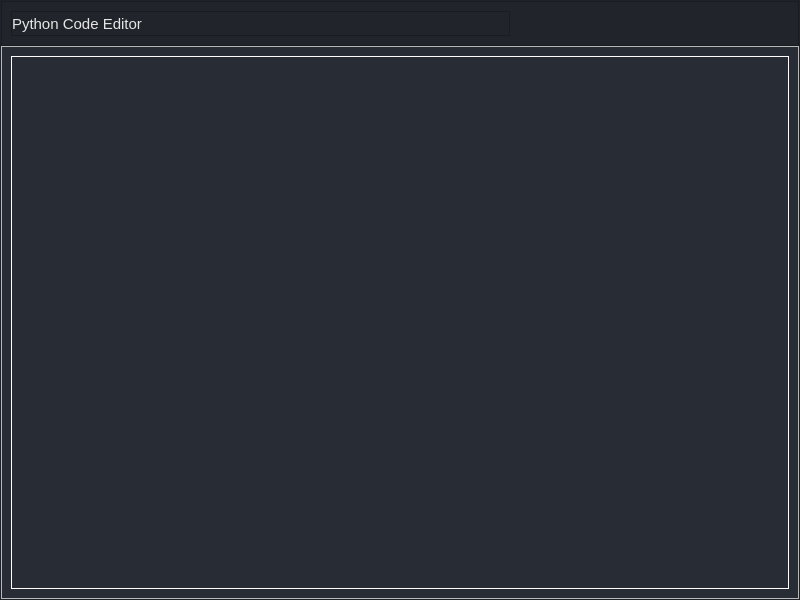
<?xml version="1.0" encoding="UTF-8"?>
<ui version="4.0">
 <class>MainWindow</class>
 <widget class="QMainWindow" name="MainWindow">
  <property name="geometry">
   <rect>
    <x>0</x>
    <y>0</y>
    <width>800</width>
    <height>600</height>
   </rect>
  </property>
  <property name="windowTitle">
   <string>Python Code Editor</string>
  </property>
  <widget class="QWidget" name="centralwidget">
   <layout class="QVBoxLayout" name="verticalLayout">
    <property name="spacing">
     <number>0</number>
    </property>
    <property name="leftMargin">
     <number>0</number>
    </property>
    <property name="topMargin">
     <number>0</number>
    </property>
    <property name="rightMargin">
     <number>0</number>
    </property>
    <property name="bottomMargin">
     <number>0</number>
    </property>
    <item>
     <widget class="QFrame" name="bg">
      <property name="styleSheet">
       <string notr="true">/* /////////////////////////////////////////
BACKGROUND COLOR OF THE APP */
#bg{background-color: rgb(40, 44, 52)}

/* /////////////////////////////////////////
LABEL STYLESHEET */
QLabel{
	color: rgb(230, 230, 230);
	font-family: &quot;Segoe UI&quot;;
	font-size: 15px
}
/* /////////////////////////////////////////
TOOL TIP */
QToolTip {
	color: #ffffff;
	background-color: rgba(33, 37, 43, 180);
	border: 1px solid rgb(44, 49, 58);
	background-image: none;
	background-position: left center;
    background-repeat: no-repeat;
	border: none;
	border-left: 2px solid rgb(255, 121, 198);
	text-align: left;
	padding-left: 8px;
	margin: 0px;
}</string>
      </property>
      <property name="frameShape">
       <enum>QFrame::StyledPanel</enum>
      </property>
      <property name="frameShadow">
       <enum>QFrame::Raised</enum>
      </property>
      <layout class="QVBoxLayout" name="verticalLayout_2">
       <property name="spacing">
        <number>0</number>
       </property>
       <property name="leftMargin">
        <number>0</number>
       </property>
       <property name="topMargin">
        <number>0</number>
       </property>
       <property name="rightMargin">
        <number>0</number>
       </property>
       <property name="bottomMargin">
        <number>0</number>
       </property>
       <item>
        <widget class="QFrame" name="topBar">
         <property name="maximumSize">
          <size>
           <width>16777215</width>
           <height>50</height>
          </size>
         </property>
         <property name="sizeIncrement">
          <size>
           <width>0</width>
           <height>50</height>
          </size>
         </property>
         <property name="styleSheet">
          <string notr="true">QFrame{background-color: rgb(33, 37, 43);}

/* /////////////////////////////////////////
TOP BAR BUTTONS STYLE SHEET*/
QPushButton{
	border: none;
	background-color: rgb(33, 37, 43);
}
QPushButton:hover{	
	background-color: rgb(40, 44, 52);
}
QPushButton:pressed{
	background-color: rgb(14, 16, 18)
}
</string>
         </property>
         <property name="frameShape">
          <enum>QFrame::StyledPanel</enum>
         </property>
         <property name="frameShadow">
          <enum>QFrame::Raised</enum>
         </property>
         <layout class="QHBoxLayout" name="horizontalLayout">
          <item>
           <widget class="QFrame" name="frame_2">
            <property name="frameShape">
             <enum>QFrame::StyledPanel</enum>
            </property>
            <property name="frameShadow">
             <enum>QFrame::Raised</enum>
            </property>
            <layout class="QVBoxLayout" name="verticalLayout_3">
             <property name="spacing">
              <number>0</number>
             </property>
             <property name="leftMargin">
              <number>0</number>
             </property>
             <property name="topMargin">
              <number>0</number>
             </property>
             <property name="rightMargin">
              <number>0</number>
             </property>
             <property name="bottomMargin">
              <number>0</number>
             </property>
             <item>
              <widget class="QLabel" name="titleBar">
               <property name="styleSheet">
                <string notr="true"/>
               </property>
               <property name="text">
                <string>Python Code Editor</string>
               </property>
              </widget>
             </item>
            </layout>
           </widget>
          </item>
          <item>
           <widget class="QPushButton" name="zoomOutBtn">
            <property name="minimumSize">
             <size>
              <width>25</width>
              <height>25</height>
             </size>
            </property>
            <property name="maximumSize">
             <size>
              <width>25</width>
              <height>25</height>
             </size>
            </property>
            <property name="text">
             <string/>
            </property>
            <property name="icon">
             <iconset resource="Resources.qrc">
              <normaloff>:/Icons/img/icons/cil-zoom-out.png</normaloff>:/Icons/img/icons/cil-zoom-out.png</iconset>
            </property>
            <property name="shortcut">
             <string>Ctrl+-</string>
            </property>
           </widget>
          </item>
          <item>
           <widget class="QPushButton" name="zoomInBtn">
            <property name="minimumSize">
             <size>
              <width>25</width>
              <height>25</height>
             </size>
            </property>
            <property name="maximumSize">
             <size>
              <width>25</width>
              <height>25</height>
             </size>
            </property>
            <property name="text">
             <string/>
            </property>
            <property name="icon">
             <iconset resource="Resources.qrc">
              <normaloff>:/Icons/img/icons/cil-zoom-in.png</normaloff>:/Icons/img/icons/cil-zoom-in.png</iconset>
            </property>
            <property name="shortcut">
             <string>Ctrl+=</string>
            </property>
           </widget>
          </item>
          <item>
           <widget class="QPushButton" name="runFileBtn">
            <property name="minimumSize">
             <size>
              <width>25</width>
              <height>25</height>
             </size>
            </property>
            <property name="maximumSize">
             <size>
              <width>25</width>
              <height>25</height>
             </size>
            </property>
            <property name="toolTip">
             <string>Run File in Terminal (F5)</string>
            </property>
            <property name="text">
             <string/>
            </property>
            <property name="icon">
             <iconset resource="Resources.qrc">
              <normaloff>:/Icons/img/icons/cil-media-play.png</normaloff>:/Icons/img/icons/cil-media-play.png</iconset>
            </property>
            <property name="shortcut">
             <string>F5</string>
            </property>
           </widget>
          </item>
          <item>
           <widget class="QPushButton" name="openFileBtn">
            <property name="minimumSize">
             <size>
              <width>25</width>
              <height>25</height>
             </size>
            </property>
            <property name="maximumSize">
             <size>
              <width>25</width>
              <height>25</height>
             </size>
            </property>
            <property name="toolTip">
             <string>Open File (ctrl + o)</string>
            </property>
            <property name="text">
             <string/>
            </property>
            <property name="icon">
             <iconset resource="Resources.qrc">
              <normaloff>:/Icons/img/icons/cil-folder-open.png</normaloff>:/Icons/img/icons/cil-folder-open.png</iconset>
            </property>
            <property name="shortcut">
             <string>Ctrl+O</string>
            </property>
           </widget>
          </item>
          <item>
           <widget class="QPushButton" name="saveAsBtn">
            <property name="minimumSize">
             <size>
              <width>25</width>
              <height>25</height>
             </size>
            </property>
            <property name="maximumSize">
             <size>
              <width>25</width>
              <height>25</height>
             </size>
            </property>
            <property name="toolTip">
             <string>Save As (ctrl + Shit + s)</string>
            </property>
            <property name="text">
             <string/>
            </property>
            <property name="icon">
             <iconset resource="Resources.qrc">
              <normaloff>:/Icons/img/icons/cil-notes.png</normaloff>:/Icons/img/icons/cil-notes.png</iconset>
            </property>
            <property name="shortcut">
             <string>Ctrl+Shift+S</string>
            </property>
           </widget>
          </item>
          <item>
           <widget class="QPushButton" name="saveFileBtn">
            <property name="minimumSize">
             <size>
              <width>25</width>
              <height>25</height>
             </size>
            </property>
            <property name="maximumSize">
             <size>
              <width>25</width>
              <height>25</height>
             </size>
            </property>
            <property name="toolTip">
             <string>Save File (ctrl + s)</string>
            </property>
            <property name="text">
             <string/>
            </property>
            <property name="icon">
             <iconset resource="Resources.qrc">
              <normaloff>:/Icons/img/icons/cil-save.png</normaloff>:/Icons/img/icons/cil-save.png</iconset>
            </property>
            <property name="shortcut">
             <string>Ctrl+S</string>
            </property>
           </widget>
          </item>
          <item>
           <widget class="QPushButton" name="minimizeBtn">
            <property name="minimumSize">
             <size>
              <width>25</width>
              <height>25</height>
             </size>
            </property>
            <property name="maximumSize">
             <size>
              <width>25</width>
              <height>25</height>
             </size>
            </property>
            <property name="toolTip">
             <string>Minimize</string>
            </property>
            <property name="text">
             <string/>
            </property>
            <property name="icon">
             <iconset resource="Resources.qrc">
              <normaloff>:/Icons/img/icons/cil-window-minimize.png</normaloff>:/Icons/img/icons/cil-window-minimize.png</iconset>
            </property>
           </widget>
          </item>
          <item>
           <widget class="QPushButton" name="maxBtn">
            <property name="minimumSize">
             <size>
              <width>25</width>
              <height>25</height>
             </size>
            </property>
            <property name="maximumSize">
             <size>
              <width>25</width>
              <height>25</height>
             </size>
            </property>
            <property name="toolTip">
             <string>Maximize</string>
            </property>
            <property name="text">
             <string/>
            </property>
            <property name="icon">
             <iconset resource="Resources.qrc">
              <normaloff>:/Icons/img/icons/cil-window-maximize.png</normaloff>:/Icons/img/icons/cil-window-maximize.png</iconset>
            </property>
           </widget>
          </item>
          <item>
           <widget class="QPushButton" name="closeBtn">
            <property name="minimumSize">
             <size>
              <width>25</width>
              <height>25</height>
             </size>
            </property>
            <property name="maximumSize">
             <size>
              <width>25</width>
              <height>25</height>
             </size>
            </property>
            <property name="toolTip">
             <string>Close</string>
            </property>
            <property name="styleSheet">
             <string notr="true">#closeBtn:pressed{
	background-color: &quot;#ff5555&quot;
}</string>
            </property>
            <property name="text">
             <string/>
            </property>
            <property name="icon">
             <iconset resource="Resources.qrc">
              <normaloff>:/Icons/img/icons/cil-x.png</normaloff>:/Icons/img/icons/cil-x.png</iconset>
            </property>
           </widget>
          </item>
         </layout>
        </widget>
       </item>
       <item>
        <widget class="QFrame" name="frame">
         <property name="frameShape">
          <enum>QFrame::StyledPanel</enum>
         </property>
         <property name="frameShadow">
          <enum>QFrame::Raised</enum>
         </property>
         <layout class="QHBoxLayout" name="horizontalLayout_2">
          <item>
           <widget class="QTextEdit" name="textEdit">
            <property name="styleSheet">
             <string notr="true">QTextEdit{
	background-color: rgb(40, 44, 52);
	border: 1px solid white;
	color: white;
}
QScrollBar:horizontal {
    border: none;
    background: rgb(52, 59, 72);
    height: 8px;
    margin: 0px 21px 0 21px;
	border-radius: 0px;
}
QScrollBar::handle:horizontal {
    background: rgb(189, 147, 249);
    min-width: 25px;
	border-radius: 4px
}
QScrollBar::add-line:horizontal {
    border: none;
    background: rgb(55, 63, 77);
    width: 20px;
	border-top-right-radius: 4px;
    border-bottom-right-radius: 4px;
    subcontrol-position: right;
    subcontrol-origin: margin;
}
QScrollBar::sub-line:horizontal {
    border: none;
    background: rgb(55, 63, 77);
    width: 20px;
	border-top-left-radius: 4px;
    border-bottom-left-radius: 4px;
    subcontrol-position: left;
    subcontrol-origin: margin;
}
QScrollBar::up-arrow:horizontal, QScrollBar::down-arrow:horizontal
{
     background: none;
}
QScrollBar::add-page:horizontal, QScrollBar::sub-page:horizontal
{
     background: none;
}
 QScrollBar:vertical {
	border: none;
    background: rgb(52, 59, 72);
    width: 8px;
    margin: 21px 0 21px 0;
	border-radius: 0px;
 }
 QScrollBar::handle:vertical {	
	background: rgb(189, 147, 249);
    min-height: 25px;
	border-radius: 4px
 }
 QScrollBar::add-line:vertical {
     border: none;
    background: rgb(55, 63, 77);
     height: 20px;
	border-bottom-left-radius: 4px;
    border-bottom-right-radius: 4px;
     subcontrol-position: bottom;
     subcontrol-origin: margin;
 }
 QScrollBar::sub-line:vertical {
	border: none;
    background: rgb(55, 63, 77);
     height: 20px;
	border-top-left-radius: 4px;
    border-top-right-radius: 4px;
     subcontrol-position: top;
     subcontrol-origin: margin;
 }
 QScrollBar::up-arrow:vertical, QScrollBar::down-arrow:vertical {
     background: none;
 }

 QScrollBar::add-page:vertical, QScrollBar::sub-page:vertical {
     background: none;
 }</string>
            </property>
           </widget>
          </item>
         </layout>
        </widget>
       </item>
       <item>
        <widget class="QFrame" name="bottomframe">
         <property name="sizePolicy">
          <sizepolicy hsizetype="Preferred" vsizetype="Ignored">
           <horstretch>0</horstretch>
           <verstretch>0</verstretch>
          </sizepolicy>
         </property>
         <property name="maximumSize">
          <size>
           <width>16777215</width>
           <height>25</height>
          </size>
         </property>
         <property name="sizeIncrement">
          <size>
           <width>0</width>
           <height>25</height>
          </size>
         </property>
         <property name="frameShape">
          <enum>QFrame::StyledPanel</enum>
         </property>
         <property name="frameShadow">
          <enum>QFrame::Raised</enum>
         </property>
        </widget>
       </item>
      </layout>
     </widget>
    </item>
   </layout>
  </widget>
 </widget>
 <resources>
  <include location="Resources.qrc"/>
 </resources>
 <connections>
  <connection>
   <sender>zoomInBtn</sender>
   <signal>clicked()</signal>
   <receiver>textEdit</receiver>
   <slot>zoomIn()</slot>
   <hints>
    <hint type="sourcelabel">
     <x>559</x>
     <y>23</y>
    </hint>
    <hint type="destinationlabel">
     <x>399</x>
     <y>317</y>
    </hint>
   </hints>
  </connection>
  <connection>
   <sender>zoomOutBtn</sender>
   <signal>clicked()</signal>
   <receiver>textEdit</receiver>
   <slot>zoomOut()</slot>
   <hints>
    <hint type="sourcelabel">
     <x>528</x>
     <y>23</y>
    </hint>
    <hint type="destinationlabel">
     <x>399</x>
     <y>317</y>
    </hint>
   </hints>
  </connection>
 </connections>
</ui>
